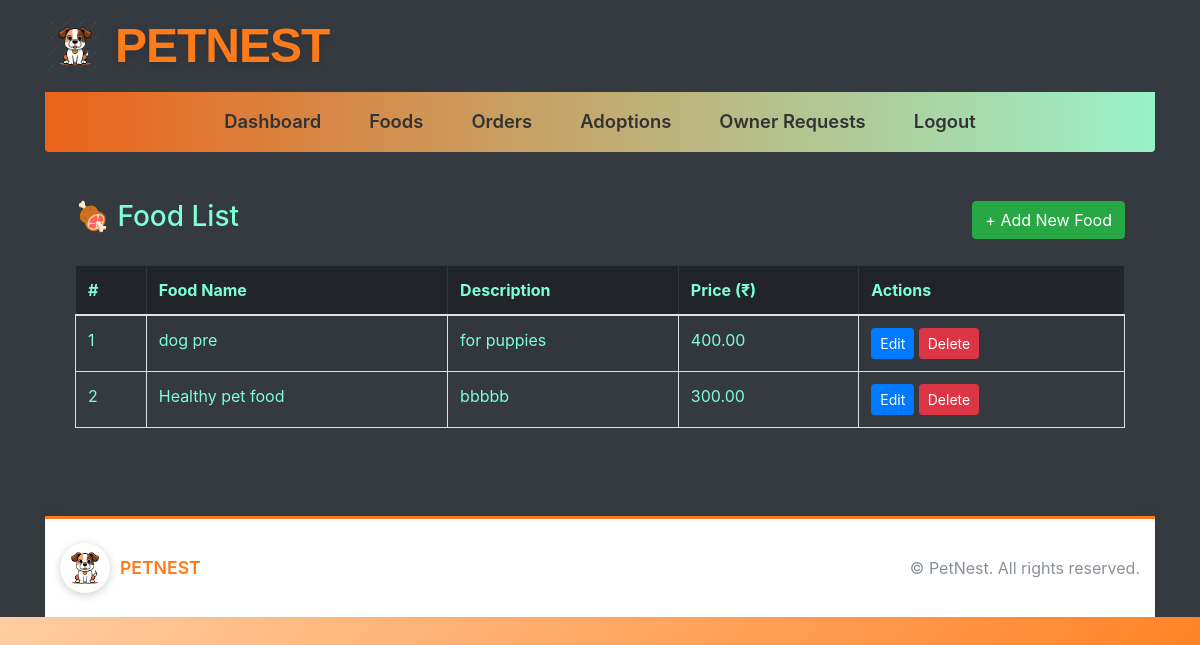
The page /admin-app/foods/ (signed in) on the database its author committed.
### Pets_App/models.py (models this page shows, shortened)
class PetFood(models.Model):
    FOOD_TYPES = [
        ('dog', 'Dog'),
        ('cat', 'Cat'),
        ('bird', 'Bird'),
    ]
    name = models.CharField(max_length=200)
    food_type = models.CharField(max_length=20, choices=FOOD_TYPES)
    brand = models.CharField(max_length=100)
    price = models.DecimalField(max_digits=8, decimal_places=2)
    stock = models.PositiveIntegerField()
    description = models.TextField(blank=True)
    image = models.ImageField(upload_to='pet_foods/')
    is_available = models.BooleanField(default=True)

### Admin_App/views.py (the view)
# urls.py: path('foods/', views.admin_food_list, name='admin_food_list'),
@staff_member_required
def admin_food_list(request):
    foods = PetFood.objects.all()
    return render(request, 'Admin_App/admin_food_list.html', {'foods': foods})

### Admin_App/Templates/Admin_App/admin_food_list.html
{% extends "Admin_App/adminbase.html" %}
{% load static %}
{% block content %}
<div class="container py-4">
    <div class="d-flex justify-content-between align-items-center mb-4">
        <h3 style="color: aquamarine;" class="fw-bold">🍖 Food List</h3>
        <a href="{% url 'add_pet_food' %}" class="btn btn-success">
            + Add New Food
        </a>
    </div>
    <table class="table table-striped table-bordered shadow-sm">
        <thead style="color: aquamarine;" class="table-dark">
            <tr style="color: aquamarine;" >
                <th>#</th>
                <th>Food Name</th>
                <th>Description</th>
                <th>Price (₹)</th>
                <th>Actions</th>
            </tr>
        </thead>
        <tbody style="color: aquamarine;">
        {% for food in foods %}
            <tr>
                <td>{{ forloop.counter }}</td>
                <td>{{ food.name }}</td>
                <td>{{ food.description|truncatewords:15 }}</td>
                <td>{{ food.price }}</td>
                <td>
                    <a href="{% url 'edit_pet_food' food.id %}" class="btn btn-sm btn-primary">Edit</a>
                    <a href="{% url 'delete_pet_food' food.id %}" class="btn btn-sm btn-danger"
                       onclick="return confirm('Are you sure you want to delete this item?');">
                        Delete
                    </a>
                </td>
            </tr>
        {% empty %}
            <tr>
                <td colspan="5" class="text-center text-muted">
                    No food items available. Add new food to display here.
                </td>
            </tr>
        {% endfor %}
        </tbody>
    </table>
</div>
{% endblock %}

### rows shown on the page
PetFood: name "dog pre", description "for puppies", price "400.00"
PetFood: name "Healthy pet food", description "bbbbb", price "300.00"
